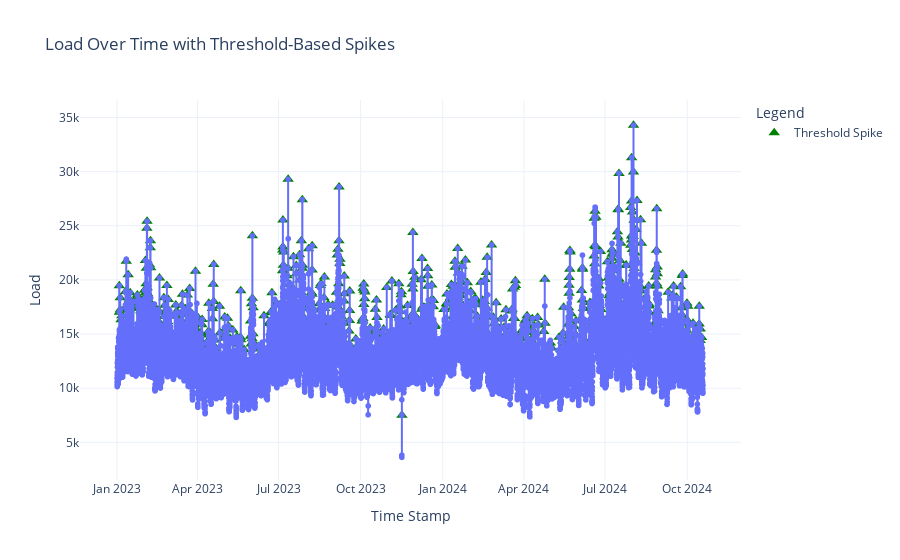

Notebook code cell kept with this figure:
### Code cell
# Define a threshold for detecting spikes based on the difference
threshold = 2000  # Example threshold value

# Calculate the difference from the previous value
data['Difference'] = data['Load'].diff()

# Add a new column to detect spikes based on the threshold
data['Threshold Spike'] = (data['Difference'] > threshold)

# Plotting the Load with Threshold Spikes
fig = px.line(
    data,
    x='Time Stamp',
    y='Load',
    title='Load Over Time with Threshold-Based Spikes',
    labels={'Time Stamp': 'Time', 'Load': 'Load'},
    markers=True
)

# Add scatter points for threshold spikes
threshold_spike_data = data[data['Threshold Spike']]
fig.add_scatter(
    x=threshold_spike_data['Time Stamp'],
    y=threshold_spike_data['Load'],
    mode='markers',
    marker=dict(color='green', size=10, symbol='triangle-up'),
    name='Threshold Spike'
)

fig.update_layout(
    xaxis_title='Time Stamp',
    yaxis_title='Load',
    legend_title='Legend',
    template='plotly_white'
)

fig.show()

### Figure 1 — Plotly figure (JSON) as saved in the notebook; plotly's stock layout.template omitted (floating-point values rounded to 4 significant figures; data arrays with more than 128 entries replaced by an {"elided": "..."} marker saying what was removed)
{"data": [{"hovertemplate": "Time=%{x}<br>Load=%{y}<extra></extra>", "legendgroup": "", "line": {"color": "#636efa", "dash": "solid"}, "marker": {"symbol": "circle"}, "mode": "lines+markers", "name": "", "showlegend": false, "type": "scattergl", "x": {"elided": "15761 str values"}, "xaxis": "x", "y": {"elided": "15761 float values"}, "yaxis": "y"}, {"marker": {"color": "green", "size": 10, "symbol": "triangle-up"}, "mode": "markers", "name": "Threshold Spike", "type": "scatter", "x": {"elided": "860 str values"}, "y": {"elided": "860 float values"}}], "layout": {"legend": {"title": {"text": "Legend"}, "tracegroupgap": 0}, "title": {"text": "Load Over Time with Threshold-Based Spikes"}, "xaxis": {"anchor": "y", "domain": [0, 1], "title": {"text": "Time Stamp"}}, "yaxis": {"anchor": "x", "domain": [0, 1], "title": {"text": "Load"}}}}
